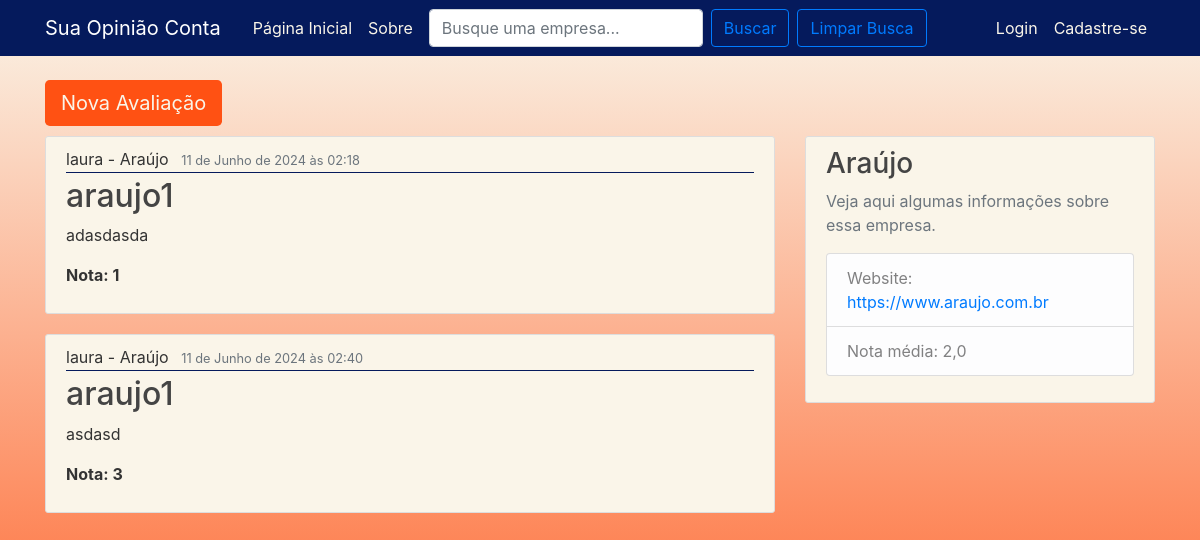
/review/1/Araújo/, run on an earlier commit of the app's database.
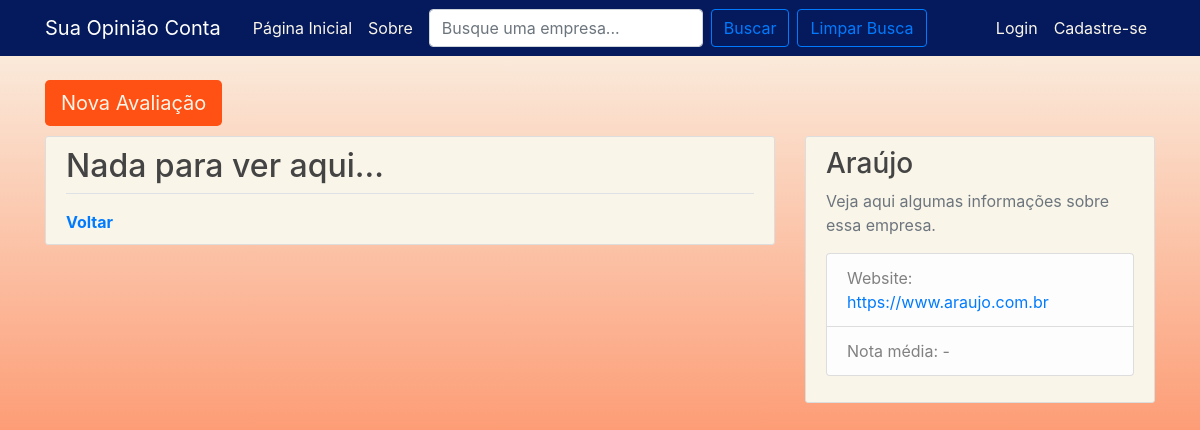
And on a later commit of the database.
### users/models.py (models this page shows, shortened)
class Review(models.Model):
    RATING_CHOICES = (
        ('1', 1),
        ('2', 2),
        ('3', 3),
        ('4', 4),
        ('5', 5),
    )
    título = models.CharField(max_length=100)
    avaliação = models.CharField(max_length=7, choices = RATING_CHOICES, null=True)
    empresa = models.ForeignKey(Companies, on_delete=models.CASCADE, null=True)
    detalhes = models.TextField(max_length=300)
    date_posted = models.DateTimeField(default=timezone.now)
    author = models.ForeignKey(User, on_delete=models.CASCADE)

### blog/models.py (models this page shows, shortened)
class Companies(models.Model):
    name = models.CharField(max_length=100)
    description = models.TextField()
    image = models.ImageField(default='default.jpg', upload_to='empresa_logos')
    website=models.URLField(max_length=200, default='https://www.google.com/')

### users/views.py (the view)
# urls.py: path('review/<empresa_id>/<empresa_name>/', views.review, name='review'),
def review(request, empresa_id, empresa_name):
    empresas = Companies.objects.filter(id = empresa_id)
    for empresa in empresas:
        empresa.average_avaliação = Review.objects.filter(empresa=empresa).aggregate(Avg('avaliação'))['avaliação__avg']
        empresa.website = empresa.website
    context = {
        'review': Review.objects.filter(empresa_id = empresa_id),
        'empresa_id': empresa_id,
        'empresa_name': empresa_name,
        'empresas': empresas,
    }
    return render(request, 'users/review.html', context)

### users/templates/users/review.html
{% extends "blog/base.html" %}
{% block content %}
<button type="button" class="btn btn-primary btn-lg" id="button_review" onclick="location.href='{% url 'new-review' empresa_id empresa_name %}'">Nova Avaliação</button>
<div class="row">
<div class="col-md-8">
{% if review %}
{% for review in review %}
    <article class="media content-section">
        <div class="media-body">
            <div class="article-metadata">
                <a class="mr-2">{{ review.author }} - {{ empresa_name }}</a>
                <small class="text-muted">{{ review.date_posted }}</small>
            </div>
            <h2><a class="article-title">{{ review.título }}</a></h2>
            <p class="article-content">{{ review.detalhes }}</p>
            <p class="article-content"><strong>Nota: {{ review.avaliação }}</strong></p>
        </div>
    </article>
{% endfor %}
{% else %}
<article class="media content-section">
    <div class="media-body">
        <h2><a class="article-title">Nada para ver aqui...</a></h2>
        <div class="border-top pt-3">
            <strong class="text-muted">
                <a href="{% url 'blog-home' %}">Voltar</a>
            </strong>
        </div>
    </div>
</article>
{% endif %}
{% for empresa in empresas %}
</div>
    <div class="col-md-4">
        <div class="content-section">
        <h3>{{ empresa_name }}</h3>
        <p class="text-muted">Veja aqui algumas informações sobre essa empresa.
            <ul class="list-group">
            <li class="list-group-item list-group-item-light">Website: <a href="{{ empresa.website }}">{{ empresa.website }}</a></li>
            <li class="list-group-item list-group-item-light">Nota média: {{ empresa.average_avaliação|default:"-" }}</li>
            </ul>
        </p>
        </div>
    </div>
</div>
{% endfor %}
{% endblock content %}

What changed in the data, as far as the page shows it:
removed Review: author "laura", empresa_name "Araújo", date_posted "11 de Junho de 2024 às 02:18", título "araujo1", detalhes "adasdasda", avaliação "1"
removed Review: author "laura", empresa_name "Araújo", date_posted "11 de Junho de 2024 às 02:40", título "araujo1", detalhes "asdasd", avaliação "3"
computed for Companies "Araújo": average_avaliação "2,0" → "-"
Also different on the page:
text now shown: "Nada para ver aqui... Voltar"
